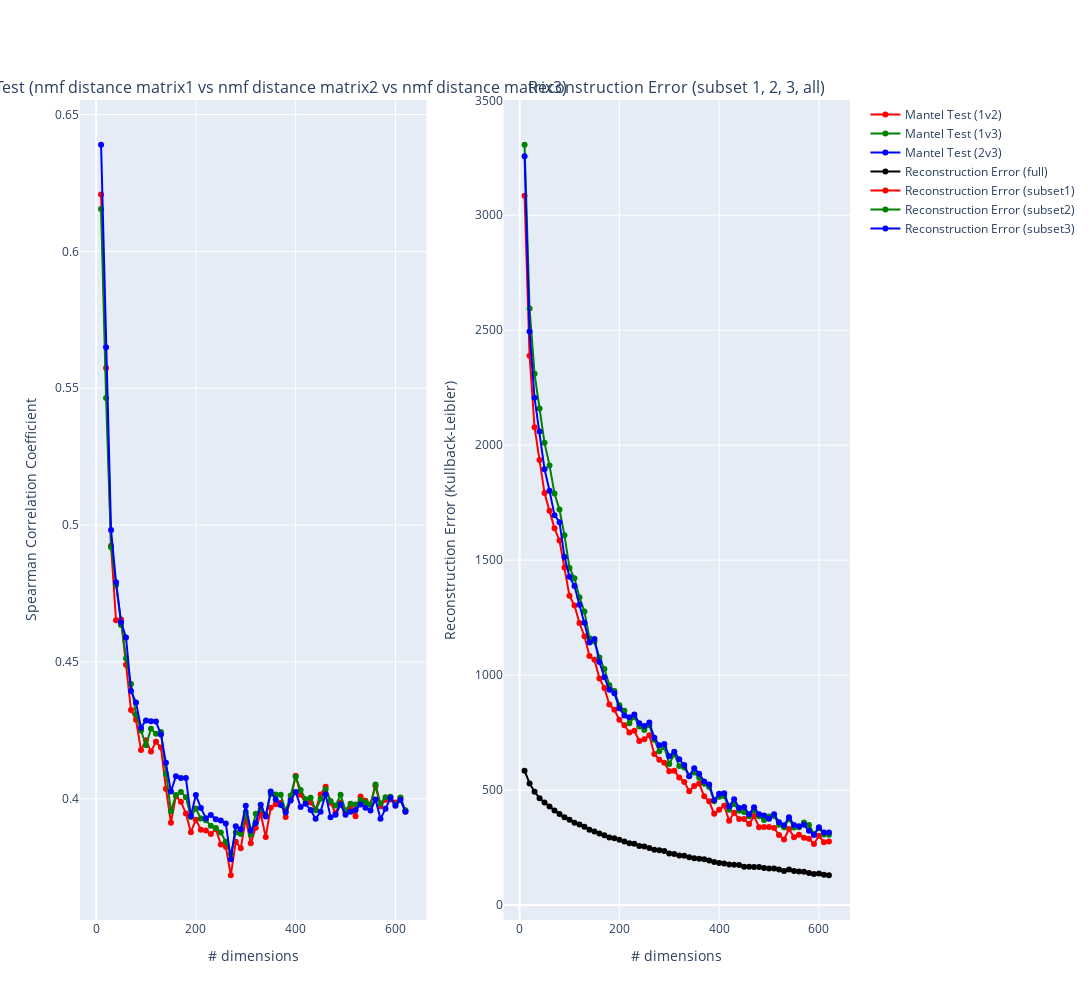

Notebook source saved alongside this figure:
### Code cell
fig = make_subplots(rows=1, cols=2,
                    subplot_titles=( 
                                    'Mantel Test (nmf distance matrix1 vs nmf distance matrix2 vs nmf distance matrix3)', 
                                    'Reconstruction Error (subset 1, 2, 3, all)'
                                    ))

## MANTEL
fig.add_trace(go.Scatter(x=test_range, 
                         y=[t[0] for t in mantel_empirical_1v2], 
                         mode='markers+lines', 
                         name='Mantel Test (1v2)', 
                         line=dict(color='red')), 
                         row=1, col=1)
fig.add_trace(go.Scatter(x=test_range, 
                         y=[t[0] for t in mantel_empirical_1v3],
                        mode='markers+lines', 
                        name='Mantel Test (1v3)', 
                        line=dict(color='green')), 
                        row=1, col=1)
fig.add_trace(go.Scatter(x=test_range, 
                         y=[t[0] for t in mantel_empirical_2v3],
                        mode='markers+lines', 
                        name='Mantel Test (2v3)', 
                        line=dict(color='blue')), 
                        row=1, col=1)

## RECONSTRUCTION ERROR
fig.add_trace(go.Scatter(x=test_range, 
                         y=reconstruction_errors_all, 
                         mode='markers+lines', 
                         name='Reconstruction Error (full)', 
                         line=dict(color='black')), 
                         row=1, col=2)
fig.add_trace(go.Scatter(x=test_range, 
                         y=reconstruction_errors_subset1, 
                         mode='markers+lines', 
                         name='Reconstruction Error (subset1)', 
                         line=dict(color='red')), 
                         row=1, col=2)
fig.add_trace(go.Scatter(x=test_range, 
                         y=reconstruction_errors_subset2, 
                         mode='markers+lines', 
                         name='Reconstruction Error (subset2)', 
                         line=dict(color='green')), 
                         row=1, col=2)
fig.add_trace(go.Scatter(x=test_range, 
                         y=reconstruction_errors_subset3, 
                         mode='markers+lines', 
                         name='Reconstruction Error (subset3)', 
                         line=dict(color='blue')), 
                         row=1, col=2)

# Update layout and axis labels
fig.update_layout(height=1000, width=2000)
fig.update_xaxes(title_text='# dimensions', row=1, col=1)
fig.update_xaxes(title_text='# dimensions', row=1, col=2)

fig.update_yaxes(title_text='Spearman Correlation Coefficient', row=1, col=1)
fig.update_yaxes(title_text='Reconstruction Error (Kullback-Leibler)', row=1, col=2)

# Show the subplots
fig.show()

### Figure 1 — Plotly figure (JSON) as saved in the notebook; plotly's stock layout.template omitted (floating-point values rounded to 4 significant figures)
{"data": [{"line": {"color": "red"}, "mode": "markers+lines", "name": "Mantel Test (1v2)", "type": "scatter", "x": [10, 20, 30, 40, 50, 60, 70, 80, 90, 100, 110, 120, 130, 140, 150, 160, 170, 180, 190, 200, 210, 220, 230, 240, 250, 260, 270, 280, 290, 300, 310, 320, 330, 340, 350, 360, 370, 380, 390, 400, 410, 420, 430, 440, 450, 460, 470, 480, 490, 500, 510, 520, 530, 540, 550, 560, 570, 580, 590, 600, 610, 620], "xaxis": "x", "y": [0.6208, 0.5574, 0.4924, 0.4652, 0.4655, 0.449, 0.4324, 0.4289, 0.4178, 0.4214, 0.4172, 0.4208, 0.4187, 0.4037, 0.3913, 0.401, 0.3989, 0.3946, 0.3878, 0.3924, 0.3887, 0.3884, 0.3872, 0.3889, 0.3833, 0.3825, 0.3721, 0.3843, 0.3819, 0.3928, 0.3837, 0.3894, 0.3945, 0.3861, 0.3967, 0.398, 0.3986, 0.3933, 0.3999, 0.4084, 0.4015, 0.3986, 0.3987, 0.3961, 0.4015, 0.4044, 0.3986, 0.3948, 0.3987, 0.3951, 0.3972, 0.3936, 0.4009, 0.3993, 0.398, 0.4047, 0.3973, 0.3997, 0.3997, 0.3987, 0.4003, 0.3953], "yaxis": "y"}, {"line": {"color": "green"}, "mode": "markers+lines", "name": "Mantel Test (1v3)", "type": "scatter", "x": [10, 20, 30, 40, 50, 60, 70, 80, 90, 100, 110, 120, 130, 140, 150, 160, 170, 180, 190, 200, 210, 220, 230, 240, 250, 260, 270, 280, 290, 300, 310, 320, 330, 340, 350, 360, 370, 380, 390, 400, 410, 420, 430, 440, 450, 460, 470, 480, 490, 500, 510, 520, 530, 540, 550, 560, 570, 580, 590, 600, 610, 620], "xaxis": "x", "y": [0.6155, 0.5464, 0.4919, 0.4782, 0.4635, 0.4513, 0.4419, 0.4309, 0.4249, 0.4195, 0.4256, 0.4238, 0.4244, 0.4091, 0.3954, 0.4014, 0.4025, 0.4006, 0.3934, 0.3965, 0.3928, 0.3922, 0.3902, 0.3893, 0.3877, 0.3843, 0.3798, 0.3877, 0.3872, 0.3952, 0.3869, 0.3945, 0.3963, 0.394, 0.4017, 0.4016, 0.4015, 0.3955, 0.4012, 0.4081, 0.4032, 0.3998, 0.4004, 0.3958, 0.4, 0.4035, 0.3992, 0.3975, 0.4014, 0.3957, 0.3982, 0.3979, 0.3995, 0.3987, 0.3978, 0.4052, 0.3983, 0.4006, 0.4008, 0.3978, 0.4005, 0.3958], "yaxis": "y"}, {"line": {"color": "blue"}, "mode": "markers+lines", "name": "Mantel Test (2v3)", "type": "scatter", "x": [10, 20, 30, 40, 50, 60, 70, 80, 90, 100, 110, 120, 130, 140, 150, 160, 170, 180, 190, 200, 210, 220, 230, 240, 250, 260, 270, 280, 290, 300, 310, 320, 330, 340, 350, 360, 370, 380, 390, 400, 410, 420, 430, 440, 450, 460, 470, 480, 490, 500, 510, 520, 530, 540, 550, 560, 570, 580, 590, 600, 610, 620], "xaxis": "x", "y": [0.639, 0.5649, 0.4982, 0.4791, 0.4645, 0.459, 0.4394, 0.4352, 0.426, 0.4286, 0.4283, 0.4282, 0.4235, 0.4132, 0.4026, 0.4082, 0.4076, 0.4076, 0.3937, 0.4014, 0.3966, 0.3929, 0.3941, 0.3926, 0.3921, 0.391, 0.3779, 0.39, 0.3889, 0.3975, 0.3884, 0.3911, 0.3978, 0.3936, 0.4027, 0.3997, 0.3977, 0.395, 0.3994, 0.4025, 0.397, 0.3982, 0.3959, 0.3927, 0.3953, 0.4017, 0.3932, 0.3941, 0.3979, 0.3942, 0.3953, 0.3959, 0.3979, 0.3967, 0.3957, 0.3998, 0.3927, 0.3963, 0.4003, 0.3975, 0.3995, 0.3953], "yaxis": "y"}, {"line": {"color": "black"}, "mode": "markers+lines", "name": "Reconstruction Error (full)", "type": "scatter", "x": [10, 20, 30, 40, 50, 60, 70, 80, 90, 100, 110, 120, 130, 140, 150, 160, 170, 180, 190, 200, 210, 220, 230, 240, 250, 260, 270, 280, 290, 300, 310, 320, 330, 340, 350, 360, 370, 380, 390, 400, 410, 420, 430, 440, 450, 460, 470, 480, 490, 500, 510, 520, 530, 540, 550, 560, 570, 580, 590, 600, 610, 620], "xaxis": "x2", "y": [584.4, 529.2, 492.9, 464.8, 446.3, 428.3, 411.7, 395.6, 381.9, 371.3, 357.8, 350.0, 340.4, 327.7, 319.8, 311.8, 303.5, 294.4, 290.9, 283.9, 277.0, 268.8, 267.0, 257.2, 255.0, 248.7, 241.1, 238.9, 235.3, 224.4, 222.4, 215.2, 214.5, 208.1, 204.1, 201.6, 199.0, 193.7, 186.8, 183.0, 180.6, 175.9, 175.3, 174.0, 167.1, 166.3, 165.1, 165.6, 160.9, 159.4, 159.4, 155.1, 148.2, 154.2, 147.7, 145.7, 145.5, 139.1, 135.0, 137.2, 132.2, 129.7], "yaxis": "y2"}, {"line": {"color": "red"}, "mode": "markers+lines", "name": "Reconstruction Error (subset1)", "type": "scatter", "x": [10, 20, 30, 40, 50, 60, 70, 80, 90, 100, 110, 120, 130, 140, 150, 160, 170, 180, 190, 200, 210, 220, 230, 240, 250, 260, 270, 280, 290, 300, 310, 320, 330, 340, 350, 360, 370, 380, 390, 400, 410, 420, 430, 440, 450, 460, 470, 480, 490, 500, 510, 520, 530, 540, 550, 560, 570, 580, 590, 600, 610, 620], "xaxis": "x2", "y": [3084.0, 2389.0, 2079.0, 1935.0, 1792.0, 1714.0, 1638.0, 1586.0, 1468.0, 1345.0, 1302.0, 1227.0, 1169.0, 1083.0, 1067.0, 985.9, 943.7, 872.0, 849.6, 805.8, 782.0, 750.7, 758.3, 713.9, 720.8, 738.1, 657.5, 632.5, 619.2, 582.3, 584.4, 555.0, 535.7, 495.5, 518.0, 528.4, 472.8, 451.0, 396.7, 414.1, 432.3, 366.8, 401.2, 374.3, 374.6, 353.1, 386.9, 338.5, 339.9, 339.3, 335.1, 304.8, 285.2, 330.8, 295.0, 305.6, 293.3, 288.3, 265.8, 301.3, 273.2, 276.6], "yaxis": "y2"}, {"line": {"color": "green"}, "mode": "markers+lines", "name": "Reconstruction Error (subset2)", "type": "scatter", "x": [10, 20, 30, 40, 50, 60, 70, 80, 90, 100, 110, 120, 130, 140, 150, 160, 170, 180, 190, 200, 210, 220, 230, 240, 250, 260, 270, 280, 290, 300, 310, 320, 330, 340, 350, 360, 370, 380, 390, 400, 410, 420, 430, 440, 450, 460, 470, 480, 490, 500, 510, 520, 530, 540, 550, 560, 570, 580, 590, 600, 610, 620], "xaxis": "x2", "y": [3307.0, 2595.0, 2310.0, 2159.0, 2010.0, 1912.0, 1790.0, 1720.0, 1608.0, 1467.0, 1421.0, 1338.0, 1276.0, 1160.0, 1147.0, 1077.0, 1026.0, 956.5, 931.5, 868.8, 845.3, 791.2, 817.6, 776.4, 761.8, 781.8, 719.0, 668.6, 686.3, 614.0, 656.2, 604.4, 598.6, 561.1, 577.1, 553.4, 527.5, 513.8, 452.1, 471.5, 474.5, 414.8, 439.0, 410.1, 404.3, 386.1, 412.7, 386.4, 369.9, 384.8, 387.5, 349.7, 338.8, 374.1, 336.8, 338.1, 358.8, 348.7, 309.2, 334.4, 307.4, 305.7], "yaxis": "y2"}, {"line": {"color": "blue"}, "mode": "markers+lines", "name": "Reconstruction Error (subset3)", "type": "scatter", "x": [10, 20, 30, 40, 50, 60, 70, 80, 90, 100, 110, 120, 130, 140, 150, 160, 170, 180, 190, 200, 210, 220, 230, 240, 250, 260, 270, 280, 290, 300, 310, 320, 330, 340, 350, 360, 370, 380, 390, 400, 410, 420, 430, 440, 450, 460, 470, 480, 490, 500, 510, 520, 530, 540, 550, 560, 570, 580, 590, 600, 610, 620], "xaxis": "x2", "y": [3256.0, 2494.0, 2206.0, 2059.0, 1896.0, 1802.0, 1696.0, 1665.0, 1514.0, 1428.0, 1387.0, 1306.0, 1228.0, 1142.0, 1157.0, 1057.0, 990.4, 937.0, 921.4, 856.1, 825.0, 816.5, 828.7, 790.4, 779.1, 793.7, 727.6, 695.1, 701.0, 647.2, 667.0, 633.8, 609.3, 560.7, 595.3, 571.4, 537.4, 524.4, 457.2, 483.7, 486.3, 429.1, 460.7, 422.4, 426.3, 395.4, 425.6, 395.1, 389.6, 375.5, 395.2, 360.1, 347.1, 382.5, 348.3, 343.1, 349.1, 322.8, 305.3, 339.0, 315.3, 315.2], "yaxis": "y2"}], "layout": {"annotations": [{"font": {"size": 16}, "showarrow": false, "text": "Mantel Test (nmf distance matrix1 vs nmf distance matrix2 vs nmf distance matrix3)", "x": 0.225, "xanchor": "center", "xref": "paper", "y": 1, "yanchor": "bottom", "yref": "paper"}, {"font": {"size": 16}, "showarrow": false, "text": "Reconstruction Error (subset 1, 2, 3, all)", "x": 0.775, "xanchor": "center", "xref": "paper", "y": 1, "yanchor": "bottom", "yref": "paper"}], "height": 1000, "width": 2000, "xaxis": {"anchor": "y", "domain": [0, 0.45], "title": {"text": "# dimensions"}}, "xaxis2": {"anchor": "y2", "domain": [0.55, 1], "title": {"text": "# dimensions"}}, "yaxis": {"anchor": "x", "domain": [0, 1], "title": {"text": "Spearman Correlation Coefficient"}}, "yaxis2": {"anchor": "x2", "domain": [0, 1], "title": {"text": "Reconstruction Error (Kullback-Leibler)"}}}}
